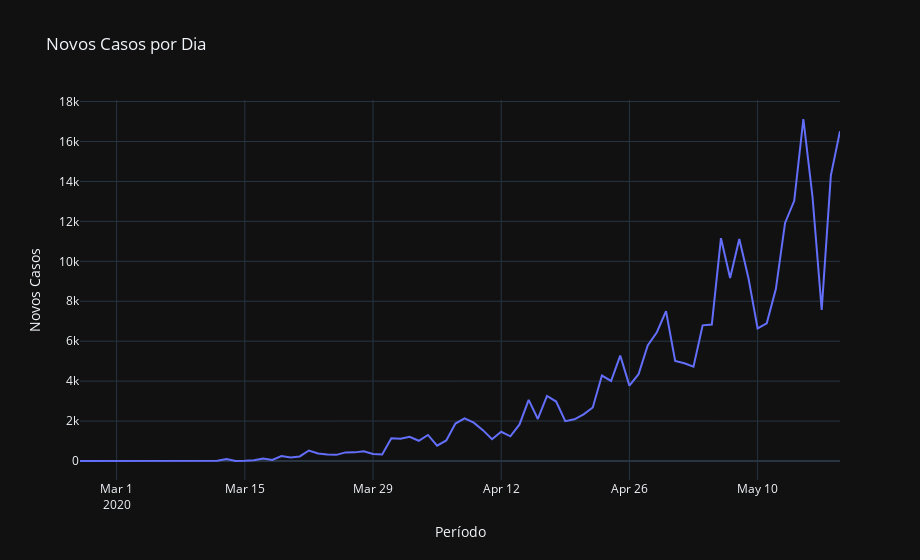

The notebook cell this image was saved under:
### Code cell
fig = px.line(brasil, 'observationdate', 'novoscasos', title='Novos Casos por Dia',width=920,
    labels={'observationdate': 'Período', 'novoscasos': 'Novos Casos'}
    )
fig.update_layout(template='plotly_dark')
fig.show()
